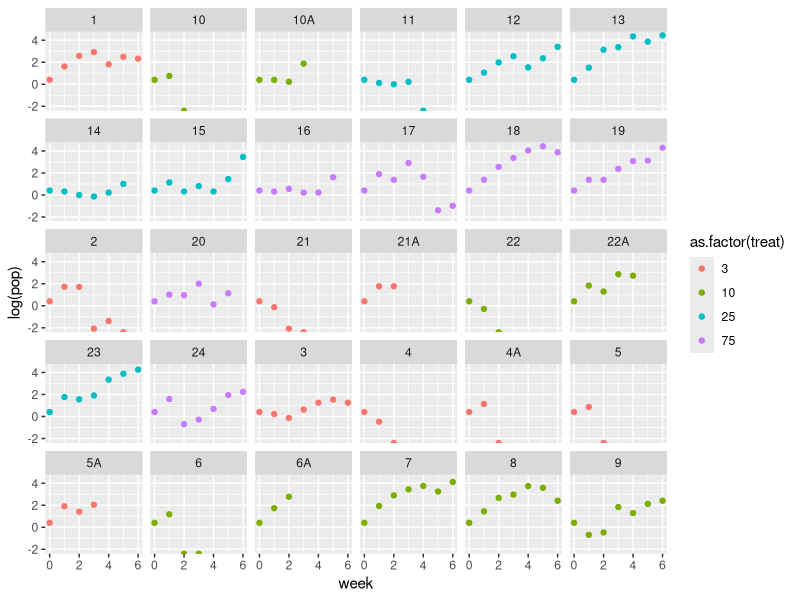
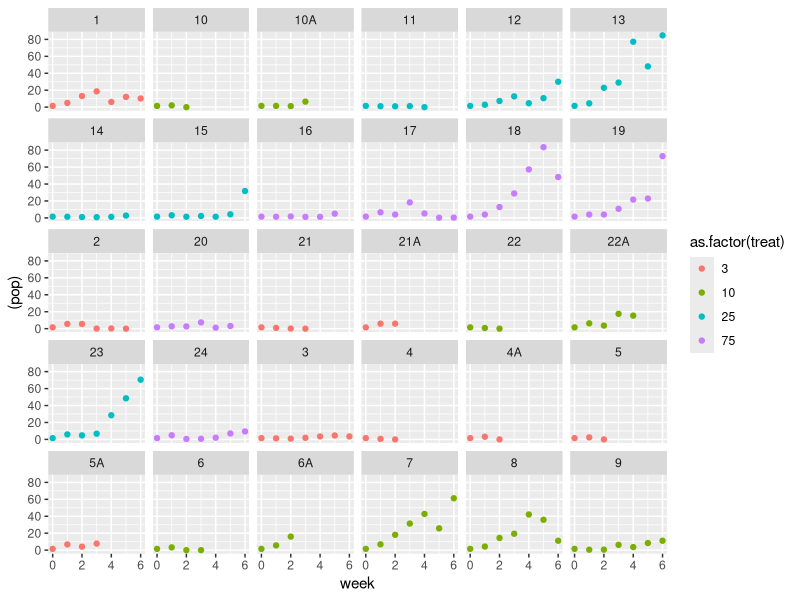
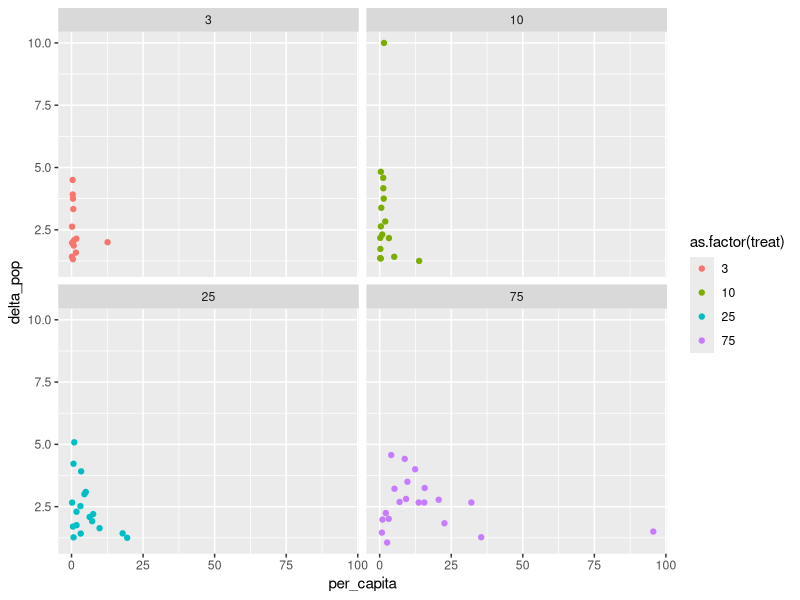
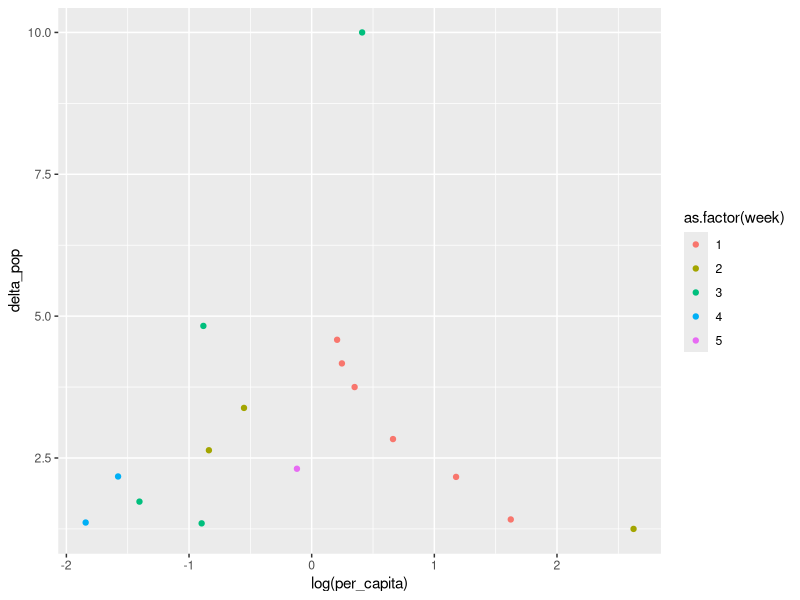
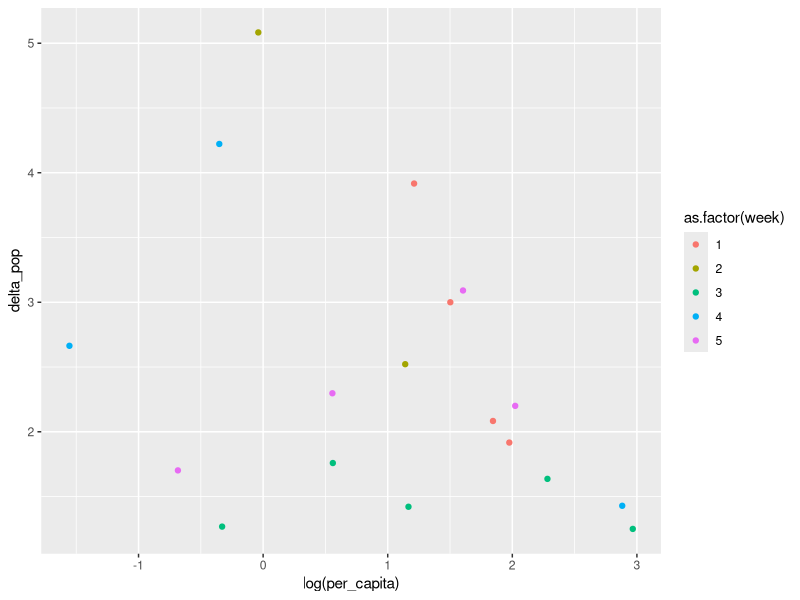
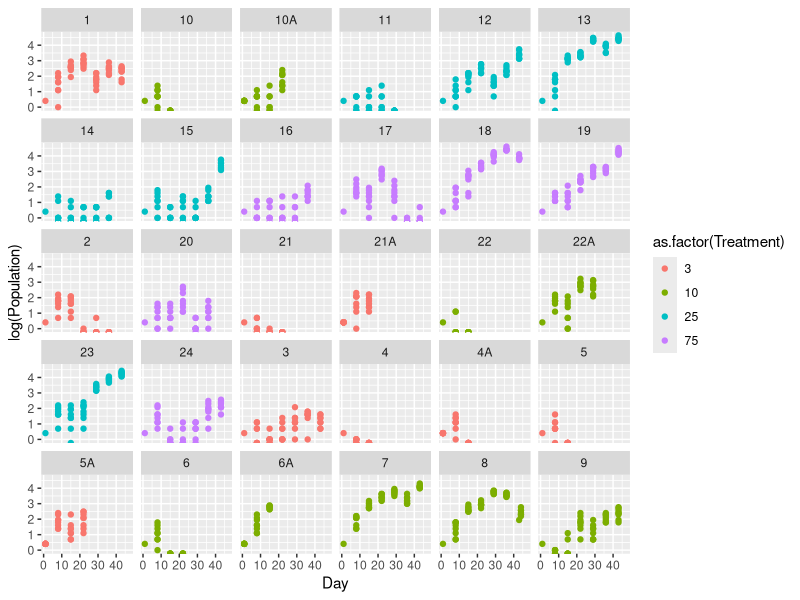
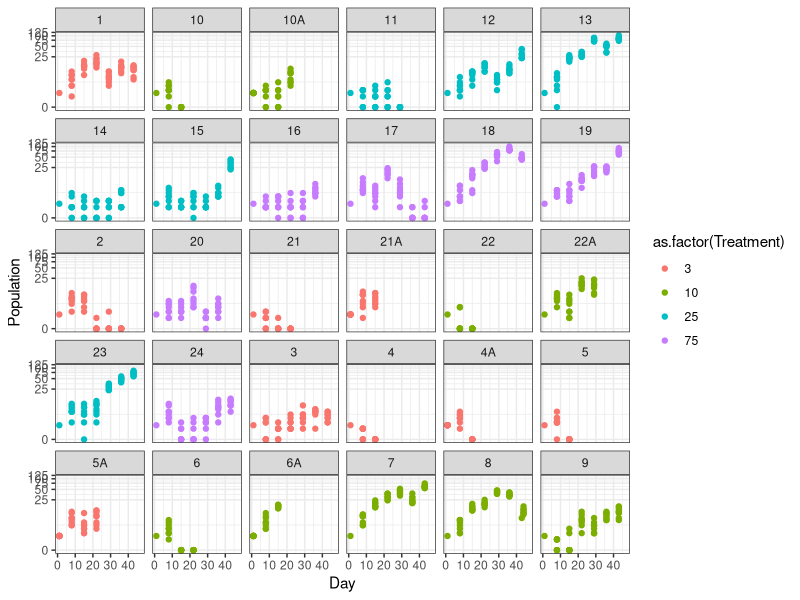
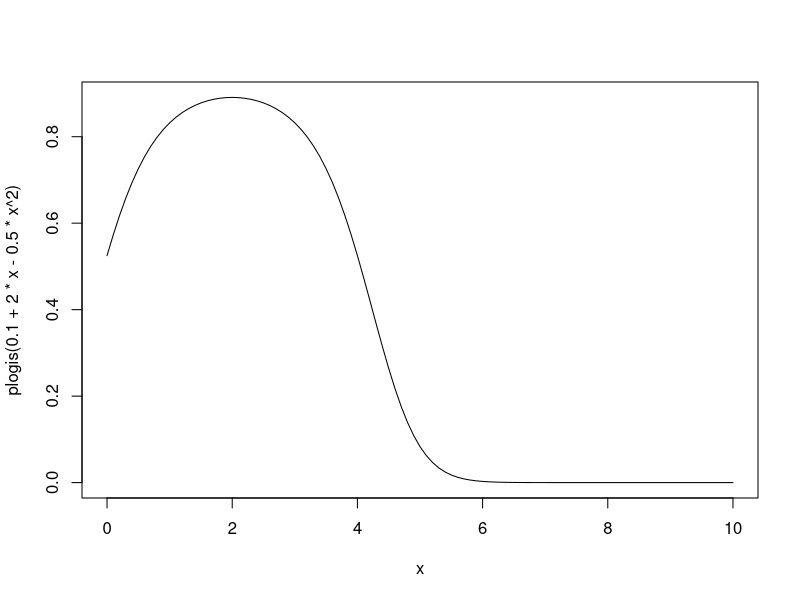

Here is the R script that generated these plots, in order:
# read in
dat <- read.csv("cerio_pop.csv")

if (FALSE) {
    trial <- nls(Population ~ Population * r*(1-1/(K*Population/Avg_Chl)), start = list(r=.1, K= 75), 
             data = dat)

    newpred <- predict()
}

                                    
#this works even though it makes no sense Population ~ Population * (r - r/K * (Population/Avg_Chl)) *Population


if (FALSE) {
    m <- nls(feeding.rate.mean~(Chl_conc*h)/(1+Chl_conc*h*r), start = list(h=1,r=1), data = dat )
}

library(tidyverse)
library(ggplot2)
library(lme4)

#average chlor by week
# create week column
dat$week <- floor(dat$Day/7) 
#create average chl by week
week_chl <- dat %>%
  group_by(Rep,week) %>%
  summarise(aver_chl = mean(Avg_Chl, na.rm = TRUE), 
            pop = mean(Population, na.rm = TRUE),
            sd_chl = sd(Avg_Chl,na.rm = TRUE),
            sd_pop = sd(Population, na.rm = TRUE),
            treat= mean(Treatment))

(gg2 <- ggplot(aes(week, log(pop)), data = week_chl) +
    geom_point(aes(color= as.factor(treat))) + facet_wrap(~Rep))

(gg2 <- ggplot(aes(week, (pop)), data = week_chl) +
    geom_point(aes(color= as.factor(treat))) + facet_wrap(~Rep))
week_chl$per_capita <- week_chl$aver_chl/week_chl$pop
week_chl2 <- week_chl %>%
  group_by(Rep) %>%
  mutate(delta_pop = (c(pop,0)/c(0, pop))[-length(pop)],
         treat= treat)



week_chl2 <- week_chl2 %>%
  filter(delta_pop > 1 & delta_pop != Inf)
(newplot<- ggplot(aes(per_capita,delta_pop),data = week_chl2) + 
  geom_point(aes(color=as.factor(treat))) + facet_wrap(~as.factor(treat)) )

mod <- lm(log(pop) ~ week*as.factor(treat), data= week_chl[week_chl$pop!=0,])
mod <- lm((pop) ~ week*as.factor(treat), data= week_chl)


(pl10 <- ggplot(aes(log(per_capita),delta_pop), 
               data = week_chl2[week_chl2$treat==10,]) +
  geom_point(aes(color=as.factor(week))))

(pl25 <- ggplot(aes(log(per_capita),delta_pop), 
                data = week_chl2[week_chl2$treat==25,]) +
    geom_point(aes(color=as.factor(week)), lwd=4))


(gg2 <- ggplot(aes(Day, log(Population)), data = dat) +
  geom_point(aes(color= as.factor(Treatment))) + facet_wrap(~Rep))

(gg2 <- ggplot(aes(Day, Population), data = dat)
    + scale_y_continuous(trans="log1p")
    + geom_point(aes(color= as.factor(Treatment)))
    + facet_wrap(~Rep)
    + theme_bw())

curve(plogis(0.1+2*x-0.5*x^2),from=,to=10)
## a + b*x + c*x^2
## regular logistic: 1/(1+exp(-(a+b*x)))
## ## b <-> r
## weird logistic: 1/(1+exp(-(a+b*x+c*x^2)))
##                 1/(1+exp(-(a+(b+c*x)*x))
## ## b <->r(0)

(gg2 <- ggplot(aes(Day, (Population)), data = dat) +
    geom_point(aes(color= as.factor(Treatment))) + facet_wrap(~Rep))

gg3 <- ggplot(aes(Initial.Chl, Population), data = dat) +
  geom_point() 
dat_rep1 <- dat %>%
 filter(Rep == 1) %>%
  group_by(Day)%>%
  summarize(mean_pop = mean(Population,na.rm = TRUE))
dat_rep1 <- data.frame(dat_rep1)


(gg <- ggplot(aes(Day,mean_pop), data = dat_rep1) +geom_point())

##
dat_rep7 <- dat %>%
  filter(Rep == 7) %>%
  group_by(Day)%>%
  summarize(mean_pop = mean(Population,na.rm = TRUE))
dat_rep7 <- data.frame(dat_rep7)


(gg <- ggplot(aes(Day,mean_pop), data = dat_rep7) +geom_point())


##
dat_rep13 <- dat %>%
  filter(Rep ==13) %>%
  group_by(Day)%>%
  summarize(mean_pop = mean(Population,na.rm = TRUE))
dat_rep13 <- data.frame(dat_rep13)


(gg <- ggplot(aes(Day,mean_pop), data = dat_rep13) +geom_point())

##
dat_rep17 <- dat %>%
  filter(Rep == 17) %>%
  group_by(Day)%>%
  summarize(mean_pop = mean(Population,na.rm = TRUE))
dat_rep17 <- data.frame(dat_rep17)


(gg <- ggplot(aes(Day,mean_pop), data = dat_rep17) +geom_point())


##
dat_rep2 <- dat %>%
  filter(Rep == 2) %>%
  group_by(Day)%>%
  summarize(mean_pop = mean(Population,na.rm = TRUE))
dat_rep2<- data.frame(dat_rep2)


(gg <- ggplot(aes(Day,mean_pop), data = dat_rep2) +geom_point())

##
dat_rep8 <- dat %>%
  filter(Rep == 8) %>%
  group_by(Day)%>%
  summarize(mean_pop = mean(Population,na.rm = TRUE))
dat_rep8<- data.frame(dat_rep8)



(gg <- ggplot(aes(Day,mean_pop), data = dat_rep8) +geom_point())


##
dat_rep12 <- dat %>%
  filter(Rep == 12) %>%
  group_by(Day)%>%
  summarize(mean_pop = mean(Population,na.rm = TRUE))
dat_rep12<- data.frame(dat_rep12)


(gg <- ggplot(aes(Day,mean_pop), data = dat_rep12) +geom_point())


##
dat_rep18 <- dat %>%
  filter(Rep == 18) %>%
  group_by(Day)%>%
  summarize(mean_pop = mean(Population,na.rm = TRUE))
dat_rep18<- data.frame(dat_rep18)


(gg <- ggplot(aes(Day,mean_pop), data = dat_rep18) +geom_point())


##
dat_rep23 <- dat %>%
  filter(Rep == 23) %>%
  group_by(Day)%>%
  summarize(mean_pop = mean(Population,na.rm = TRUE))
dat_rep23<- data.frame(dat_rep23)


(gg <- ggplot(aes(Day,mean_pop), data = dat_rep23) +geom_point())


##
dat_rep24 <- dat %>%
  filter(Rep == 24) %>%
  group_by(Day)%>%
  summarize(mean_pop = mean(Population,na.rm = TRUE))
dat_rep24<- data.frame(dat_rep24)


(gg <- ggplot(aes(Day,mean_pop), data = dat_rep24) +geom_point())



## goal to take up to the highest point for each rep and fit poisson glmm (?)


newdat <- dat %>%
  group_by(Rep,Day) %>%
  mutate(avg_pop = mean(Population,na.rm = TRUE) )


newdat <- newdat %>%
  group_by(Rep) %>%
  mutate(row_seq = seq(1:n())) %>%
  filter(row_seq <= max(which(avg_pop == max(avg_pop, na.rm = TRUE))))

newdat

newg <- ggplot(aes(week,Population), data = newdat) + geom_point() + facet_wrap(~Rep)
newg


#drop reps 2, 22, 6,,4, 4A,5,11, and 10 due to dcrashing in less than 3 weeks
newdat <- newdat %>%
  filter(Rep != "2" & Rep != "22" & Rep != "6" & Rep != "4" & Rep != "4A" & Rep != "5" & 
          Rep != "11" & Rep !="10")

pop_grow <- glmer(Population ~ 0 + week + Avg_Chl + (1|Rep), data = newdat, family = poisson)
  

